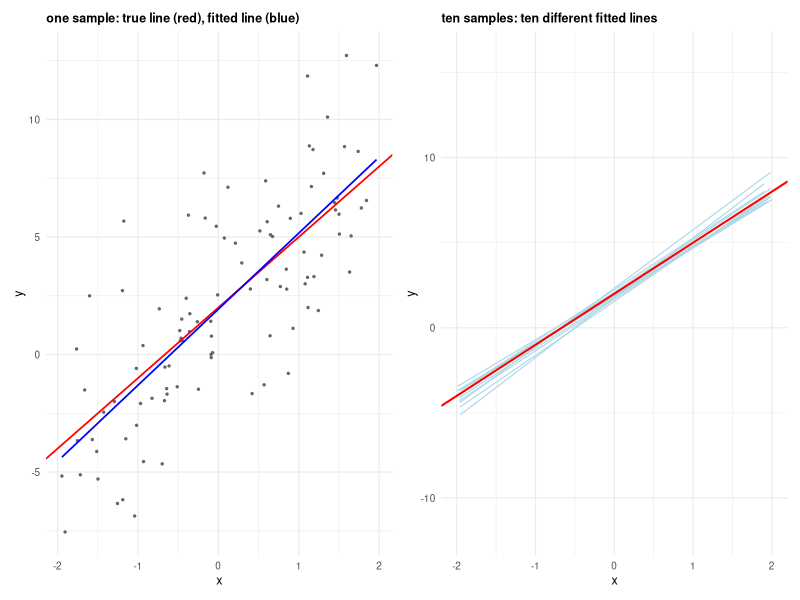
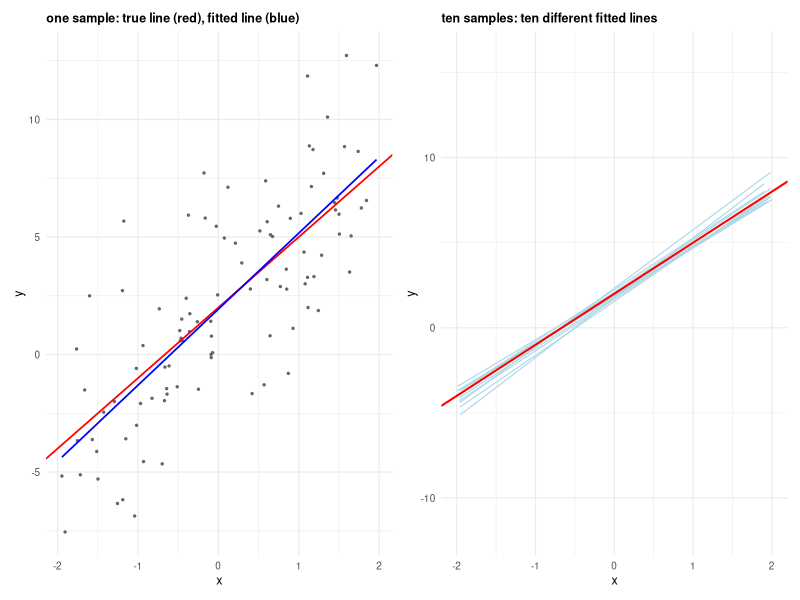

The R script that drew these images, in order:
library(tidyverse)
library(patchwork)
theme_set(theme_minimal(base_size = 9) +
              theme(plot.title = element_text(size = 9, face = "bold")))

set.seed(1)
beta0 <- 2; beta1 <- 3; sigma <- 3; n <- 100          # the "true" model y = 2 + 3x + error
sim <- function(id) {
      x <- runif(n, -2, 2)
      tibble(id = id, x = x, y = beta0 + beta1 * x + rnorm(n, sd = sigma))
    }

p_one <- ggplot(sim(1), aes(x, y)) +
      geom_point(size = 0.5, colour = "grey40") +
      geom_abline(intercept = beta0, slope = beta1, colour = "red", linewidth = 0.6) +
      geom_smooth(method = "lm", formula = y ~ x, se = FALSE, colour = "blue", linewidth = 0.6) +
      labs(title = "one sample: true line (red), fitted line (blue)")

p_many <- ggplot(map_dfr(1:10, sim), aes(x, y, group = id)) +
      geom_smooth(method = "lm", formula = y ~ x, se = FALSE, colour = "lightblue", linewidth = 0.4) +
      geom_abline(intercept = beta0, slope = beta1, colour = "red", linewidth = 0.7) +
      coord_cartesian(ylim = c(-12, 16)) +
      labs(title = "ten samples: ten different fitted lines")

p <- p_one | p_many
p

ggsave("reg_slr_sampling.pdf", p, width = 6.0, height = 2.75)
